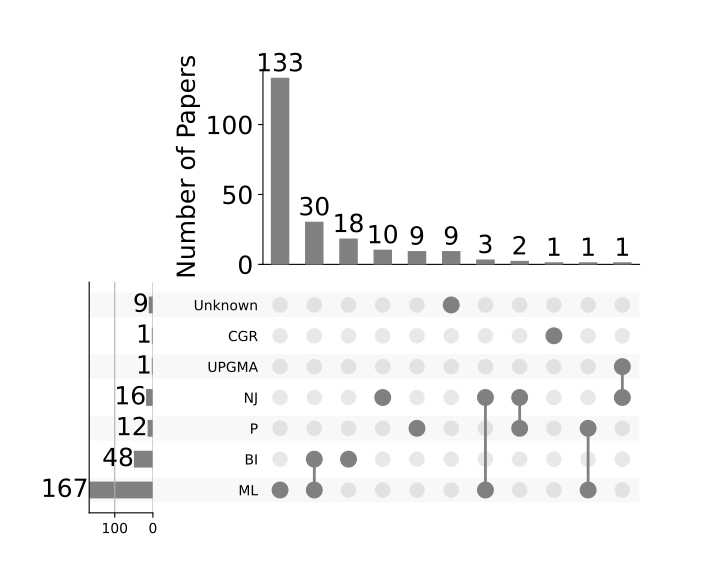

Write Python code to recreate this figure.
################################################################################

# OPTIMALITY CRITERIA

################################################################################

import os
import pandas as pd
import matplotlib.pyplot as plt
import seaborn as sns
from upsetplot import from_indicators, UpSet

# Upload document
df = pd.read_csv("review_papers.csv")

# Check the first few rows
print(df.head())

# Define mapping of full names to abbreviations
method_abbrev_map = {
    "Maximum Likelihood": "ML",
    "Bayesian Inference": "BI",
    "Parsimony": "P",
    "Neighbor Joining": "NJ",
    "UPGMA": "UPGMA",
    "CGR (Chaos Game Representation)": "CGR",
    "Unknown": "Unknown"
}

# Define the methods of interest in full and abbreviated forms
full_methods = list(method_abbrev_map.keys())
abbrev_methods = [method_abbrev_map[m] for m in full_methods]

# Create boolean indicator columns using the full names
for method in full_methods:
    df[method_abbrev_map[method]] = df["Optimality criteria used"].fillna("").apply(lambda x: method in x)

# Create the UpSet data from abbreviated indicator columns
upset_data = from_indicators(abbrev_methods, df)

# Create and customize the UpSet plot
plt.figure(figsize=(1, 1))

upset = UpSet(
    upset_data,
    subset_size='count',
    show_counts=True,
    sort_by='cardinality',
    sort_categories_by='input',
    facecolor='gray'
)
upset_plot = upset.plot()

# Customize bar label font size and color
for ax in plt.gcf().get_axes():
    for text in ax.texts:
        text.set_fontsize(18)
        text.set_color('black')


# Customize label font size
plt.gca().tick_params(labelsize=18, colors='black')

# Customize Y-axis label
plt.gca().set_ylabel("Number of Papers", fontsize=18, color='black')

# Show only X and Y axes in black, hide other borders
for ax in plt.gcf().get_axes():
    for spine_name, spine in ax.spines.items():
        if spine_name in ['left', 'bottom']:
            spine.set_visible(True)
            spine.set_color('black')
        else:
            spine.set_visible(False)

# Remove grid lines
plt.grid(False)

# Export the plot as PDF
plt.tight_layout()
plt.savefig("figure_g.pdf", format="pdf")

# Display the plot
plt.show()
